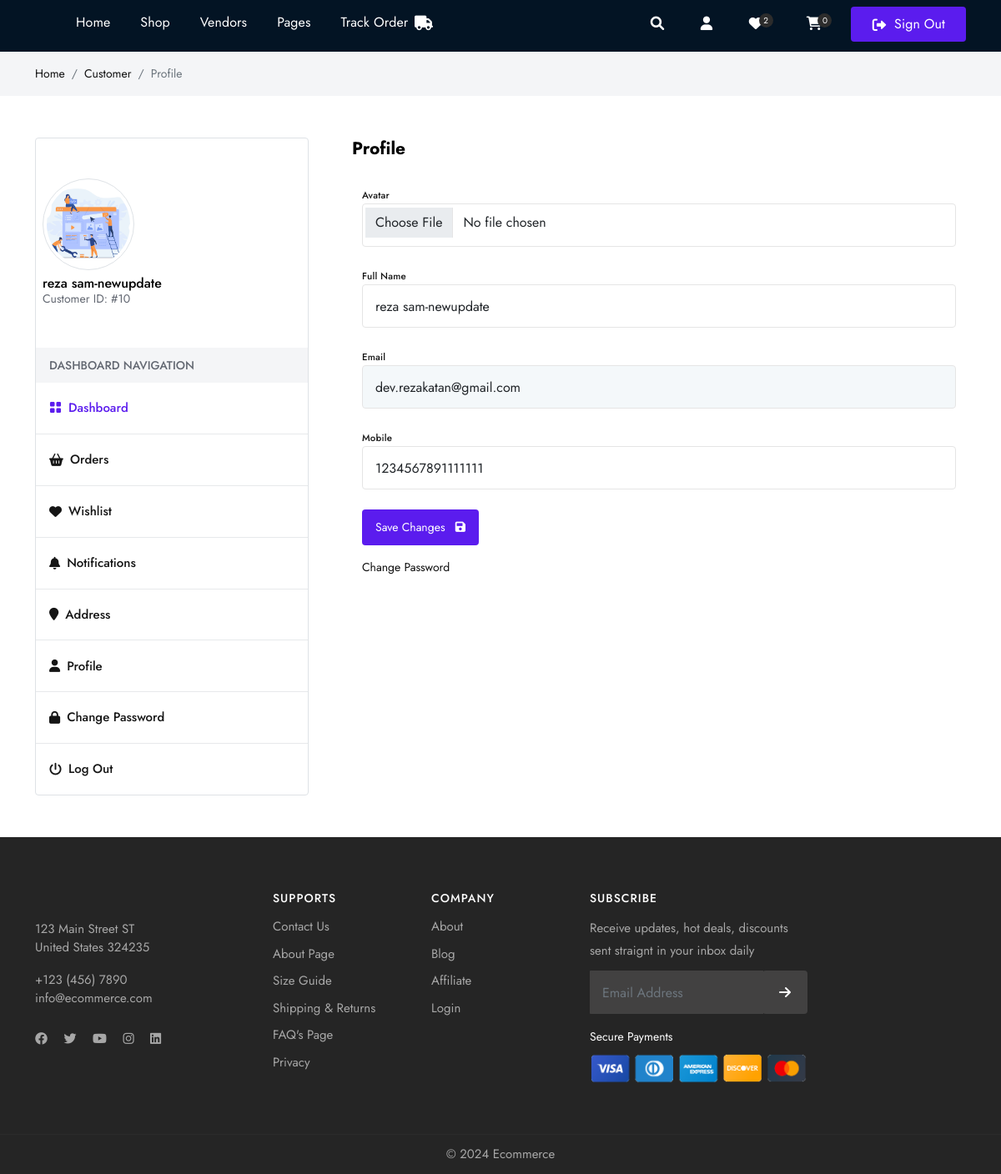
/customer/profile/ (signed in), run on the app's committed database.
### userauths/models.py (models this page shows, shortened)
class User(AbstractUser):
    username = models.CharField(max_length=255, null=True, blank=True)
    email = models.EmailField(unique=True)
    USERNAME_FIELD = 'email'
    REQUIRED_FIELDS = ['username']

class Profile(models.Model):
    user = models.OneToOneField(User, on_delete=models.CASCADE)
    image = models.ImageField(upload_to="images", default="default-user.jpg", null=True, blank=True)
    full_name =models.CharField(max_length=255, null=True, blank=True)
    mobile = models.CharField(max_length=255, null=True, blank=True)
    user_Type = models.CharField(max_length=255, choices=USER_TYPE, null=True, blank=True, default=None)

### customer/views.py (the view, shortened to what this page needs)
# urls.py: path("profile/", views.profile, name="profile"),
@login_required
def profile(request):
    profile = request.user.profile
    context = {
        "profile": profile
    }
    return render(request, "customer/profile.html", context)

### store/context.py (called while the page is built)
def default(request):
    try:
        cart_id = request.session['cart_id']
        total_cart_items = store_models.Cart.objects.filter(cart_id=cart_id).count()
    except:
        total_cart_items = 0
    return {
        "total_cart_items": total_cart_items,
    }

### templates/customer/profile.html (shortened to what this page needs)
{% extends 'partials/base.html' %} {% load static %} {% load humanize %} {% block content %}
<div class="gray py-3">
    <div class="container">
        <div class="row">
            <div class="colxl-12 col-lg-12 col-md-12">
                <nav aria-label="breadcrumb">
                    <ol class="breadcrumb">
                        <li class="breadcrumb-item"><a href="/">Home</a></li>
                        <li class="breadcrumb-item"><a href="#">Customer</a></li>
                        <li class="breadcrumb-item active" aria-current="page">Profile</li>
                    </ol>
                </nav>
            </div>
        </div>
    </div>
</div>
<section class="middle">
    <div class="container">
        <div class="row align-items-start justify-content-between">
            {% include 'customer/sidebar.html' %}
            <div class="col-12 col-md-12 col-lg-8 col-xl-8">
                <div class="row mb-4">
                    <h4 class="mb-0 mb-2 fw-bold">Profile</h4>
                </div>
                <div class="row align-items-center">
                    <form class="row m-0" method="POST" enctype="multipart/form-data">
                        <div class="col-xl-12 col-lg-12 col-md-12 col-sm-12 mb-4">
                            <div class="form-group">
                                <label class="small text-dark ft-medium">Avatar</label>
                                <input type="file" name="image" class="form-control rounded" />
                            </div>
                        </div>
                        <div class="col-xl-12 col-lg-12 col-md-12 col-sm-12 mb-4">
                            <div class="form-group">
                                <label class="small text-dark ft-medium">Full Name</label>
                                <input type="text" name="full_name" class="form-control rounded" value="{{profile.full_name}}" />
                            </div>
                        </div>
                        <div class="col-xl-12 col-lg-12 col-md-12 col-sm-12 mb-4">
                            <div class="form-group">
                                <label class="small text-dark ft-medium">Email</label>
                                <input type="email" name="email" class="form-control rounded bg-light" readonly value="{{profile.user.email}}" />
                            </div>
                        </div>
                        <div class="col-xl-12 col-lg-12 col-md-12 col-sm-12 mb-4">
                            <div class="form-group">
                                <label class="small text-dark ft-medium">Mobile</label>
                                <input type="text" name="mobile" class="form-control rounded" value="{{profile.mobile}}" />
                            </div>
                        </div>
                        <div class="col-xl-12 col-lg-12 col-md-12 col-sm-12">
                            <div class="form-group">
                                <button type="submit" class="btn bg-primary text-white btn-sm rounded">Save Changes <i class="fas fa-save ms-2"></i></button>
                            </div>
                        </div>
                        <div class="mt-3">
                            <a href="{% url 'customer:change_password' %}">Change Password</a>
                        </div>
                    </form>
                </div>
            </div>
        </div>
    </div>
</section>
{% endblock content %}

### templates/customer/sidebar.html
<div class="col-12 col-md-12 col-lg-4 col-xl-4 miliods">
    <div class="d-block border rounded">
        <div class="dashboard_author px-2 py-5">
            <div class="dash_auth_thumb circle p-1 border d-inline-flex mx-auto mb-2">
                <img src="{{request.user.profile.image.url}}" class="img-fluid circle" style="width: 100px; height: 100px; object-fit: cover;" alt="" />
            </div>
            <div class="dash_caption">
                <h4 class="fs-md ft-medium mb-0 lh-1">{{request.user.profile.full_name}}</h4>
                <span class="text-muted smalls">Customer ID: #{{request.user.id}}</span>
            </div>
        </div>
        <div class="dashboard_author">
            <h4 class="px-3 py-2 mb-0 lh-2 gray fs-sm ft-medium text-muted text-uppercase text-left">Dashboard Navigation</h4>
            <ul class="dahs_navbar">
                <li>
                    <a href="{% url 'customer:dashboard' %}" class="active"><i class="bi bi-grid-fill me-2"></i>Dashboard</a>
                </li>
                <li>
                    <a href="{% url 'customer:orders' %}"><i class="fas fa-shopping-basket me-2"></i>Orders</a>
                </li>
                <li>
                    <a href="{% url 'customer:wishlist' %}"><i class="fas fa-heart me-2"></i>Wishlist</a>
                </li>
                <li>
                    <a href="{% url 'customer:notis' %}"><i class="fas fa-bell me-2"></i>Notifications</a>
                </li>
                <li>
                    <a href="{% url 'customer:addresses' %}"><i class="fas fa-map-marker me-2"></i>Address</a>
                </li>
                <li>
                    <a href="{% url 'customer:profile' %}"><i class="fas fa-user me-2"></i>Profile</a>
                </li>
                <li>
                    <a href="{% url 'customer:change_password' %}"><i class="fas fa-lock me-2"></i>Change Password</a>
                </li>
                <li>
                    <a href="{% url 'userauths:sign-out' %}"><i class="fas fa-power-off me-2"></i>Log Out</a>
                </li>
            </ul>
        </div>
    </div>
</div>

### data on the page
User: user.profile.image (picture), user.profile.full_name "reza sam-newupdate", user.id "10"
Profile: full_name "reza sam-newupdate", email "dev.rezakatan@gmail.com", mobile "1234567891111111"

### other printed values
{{ total_cart_items }} "0"
